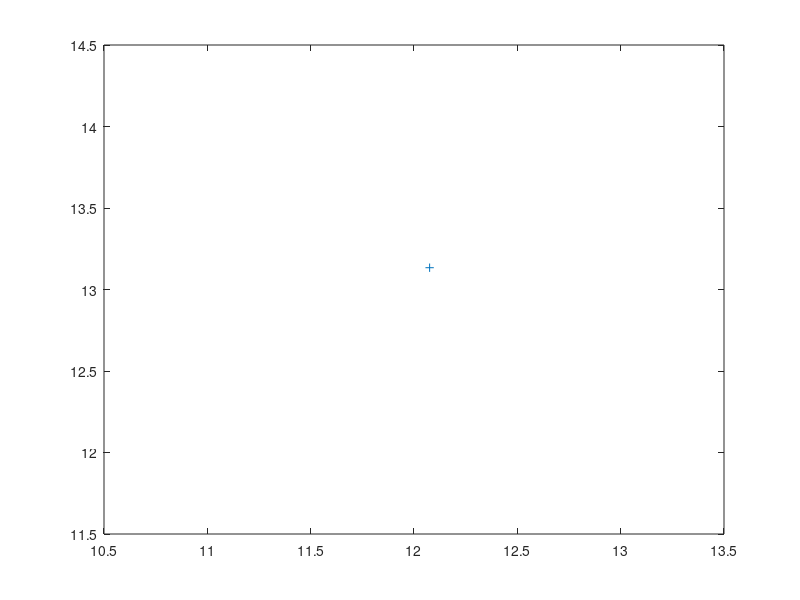

This chart was generated by the following MATLAB code:
%Introducción de Datos
clear %Borrar variables
clc %Borrar pantalla
clf %Limpiar dibujo
coords =  [1 5 4;
           2 19 4;
           3 19 7;
           4 9 7;
           5 9 14;
           6 22 14;
           7 22 20;
           8 5 20;
           1 5 4; 
]

%%Programa de Centroide de Polígonos

temp = size(coords);
n = temp(1)

x = coords(:,2)
y = coords(:,3)

A = 0;

for i = 1: (n-1)
A = A + 1/2*(x(i)*y(i+1)-x(i+1)*y(i));
endfor

A 

Cx = 0;
Cy = 0;
for i = 1: (n-1)
Cx = Cx + 1/(6*A)*(x(i)+x(i+1))*(x(i)*y(i+1)-x(i+1)*y(i));
Cy = Cy + 1/(6*A)*(y(i)+y(i+1))*(x(i)*y(i+1)-x(i+1)*y(i));
endfor

Cx
Cy

plot(x,y,"linewidth",3,"color","K")
plot(Cx,Cy,"marker","o","markersize",15)
plot(Cx,Cy,"marker","+")